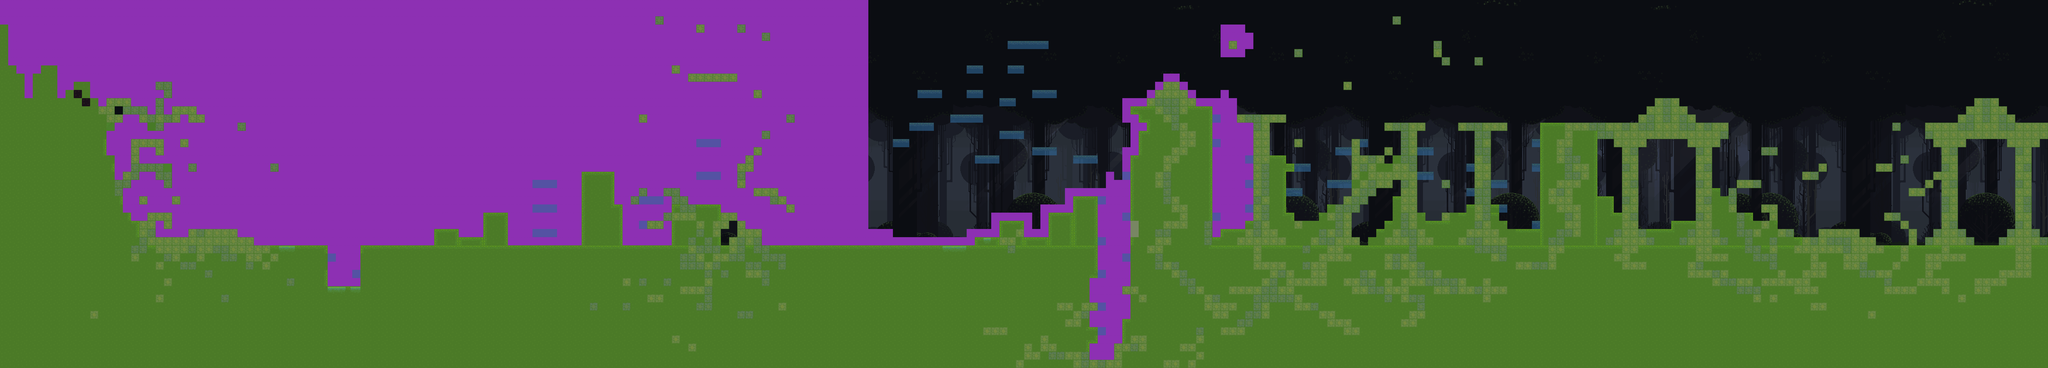

The image is a tile-based game level rendered from a .tmx file. Its description and source (layers, tilesets, objects; grid data summarised) follow:
An orthogonal 250x45 tile map with 32x32 px tiles, 3 tile layers (Base Layer, Pathfinding, Metadata), 2 tilesets, 1 image layer.

<map version="1.2" tiledversion="1.2.5" orientation="orthogonal" renderorder="left-up" width="250" height="45" tilewidth="32" tileheight="32" infinite="0" backgroundcolor="#0b0d12" nextlayerid="15" nextobjectid="1">
 <tileset firstgid="1" name="woods-tileset" tilewidth="32" tileheight="32" tilecount="60" columns="10">
  <image source="test-tileset.png" width="320" height="192" />
 </tileset>
 <tileset firstgid="61" name="Metadata" tilewidth="32" tileheight="32" spacing="1" tilecount="9" columns="3">
  <image source="metadata_small.png" width="99" height="99" />
 </tileset>
 <imagelayer id="12" name="Background" offsetx="-1.33333" offsety="-512">
  <image source="big-background.png" width="9592" height="1592" />
 </imagelayer>
 <layer id="3" name="Base Layer" width="250" height="45">
  <properties>
   <property name="Draw" type="int" value="1" />
  </properties>
  <data>[11250 cells, 5295 non-empty, 26 distinct tile ids]</data>
 </layer>
 <layer id="14" name="Pathfinding" width="250" height="45">
  <properties>
   <property name="Draw" type="int" value="0" />
   <property name="PathNodes" type="int" value="1" />
  </properties>
  <data>[11250 cells, 2927 non-empty, 1 distinct tile ids]</data>
 </layer>
 <layer id="4" name="Metadata" width="250" height="45" opacity="0.61">
  <properties>
   <property name="Draw" type="int" value="0" />
   <property name="Navigation" type="int" value="1" />
  </properties>
  <data>[11250 cells, 5200 non-empty, 2 distinct tile ids]</data>
 </layer>
</map>